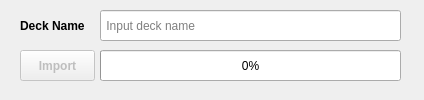
<?xml version="1.0" encoding="UTF-8"?>
<ui version="4.0">
 <class>Dialog</class>
 <widget class="QDialog" name="Dialog">
  <property name="geometry">
   <rect>
    <x>0</x>
    <y>0</y>
    <width>424</width>
    <height>100</height>
   </rect>
  </property>
  <property name="windowTitle">
   <string notr="true">Importer</string>
  </property>
  <widget class="QLineEdit" name="deckNameTxt">
   <property name="geometry">
    <rect>
     <x>100</x>
     <y>10</y>
     <width>301</width>
     <height>31</height>
    </rect>
   </property>
   <property name="placeholderText">
    <string> Input deck name</string>
   </property>
  </widget>
  <widget class="QProgressBar" name="importProgressBar">
   <property name="geometry">
    <rect>
     <x>100</x>
     <y>50</y>
     <width>301</width>
     <height>31</height>
    </rect>
   </property>
   <property name="font">
    <font>
     <weight>50</weight>
     <bold>false</bold>
    </font>
   </property>
   <property name="value">
    <number>0</number>
   </property>
  </widget>
  <widget class="QLabel" name="deckNameLbl">
   <property name="geometry">
    <rect>
     <x>20</x>
     <y>18</y>
     <width>81</width>
     <height>16</height>
    </rect>
   </property>
   <property name="font">
    <font>
     <weight>75</weight>
     <bold>true</bold>
    </font>
   </property>
   <property name="text">
    <string>Deck Name</string>
   </property>
  </widget>
  <widget class="QPushButton" name="importBtn">
   <property name="enabled">
    <bool>false</bool>
   </property>
   <property name="geometry">
    <rect>
     <x>20</x>
     <y>50</y>
     <width>75</width>
     <height>31</height>
    </rect>
   </property>
   <property name="font">
    <font>
     <weight>75</weight>
     <bold>true</bold>
    </font>
   </property>
   <property name="focusPolicy">
    <enum>Qt::NoFocus</enum>
   </property>
   <property name="toolTip">
    <string>Import generated flashcards into Anki</string>
   </property>
   <property name="autoFillBackground">
    <bool>false</bool>
   </property>
   <property name="text">
    <string>Import</string>
   </property>
   <property name="checkable">
    <bool>false</bool>
   </property>
   <property name="default">
    <bool>false</bool>
   </property>
  </widget>
 </widget>
 <resources/>
 <connections/>
</ui>
